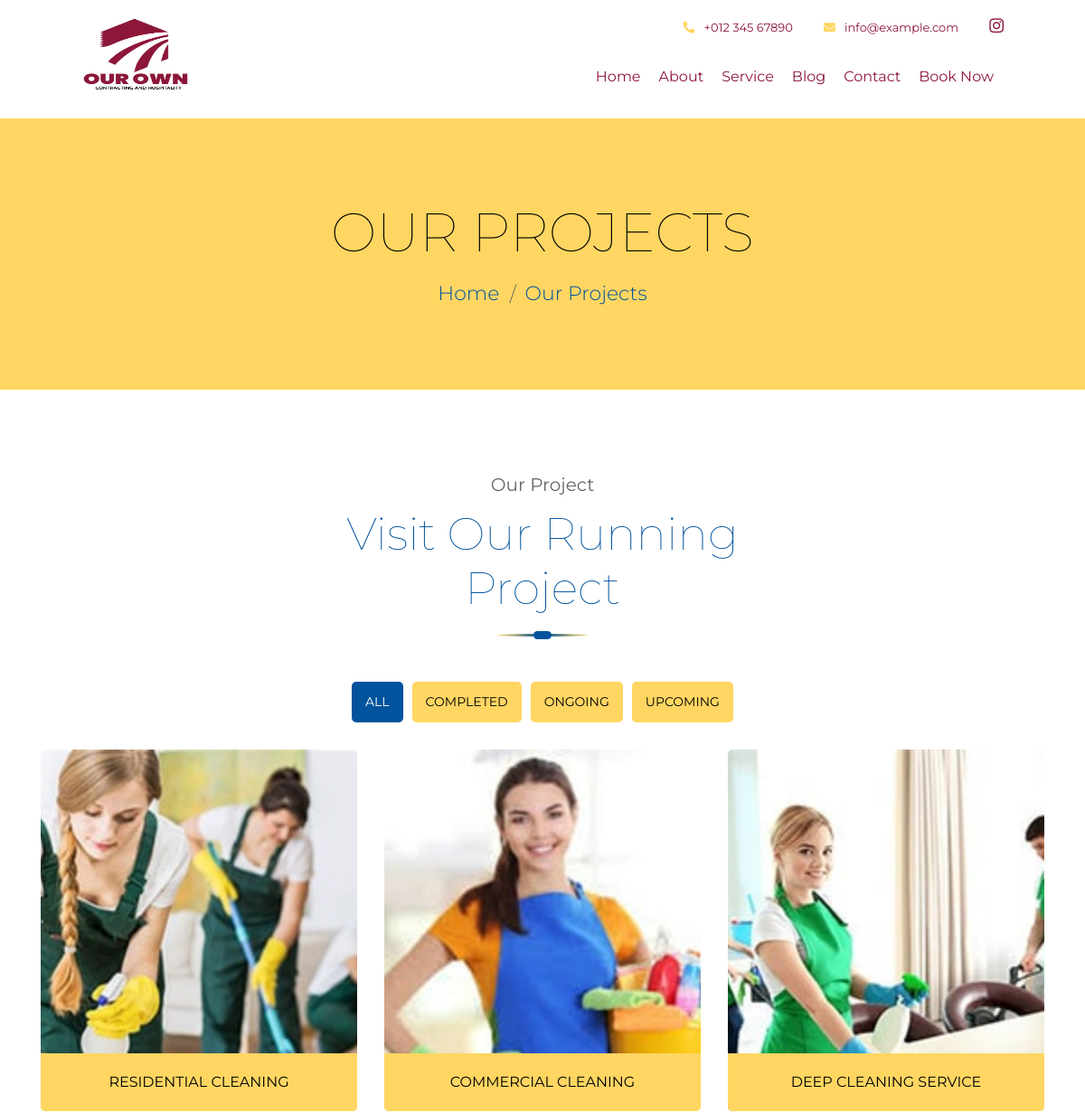
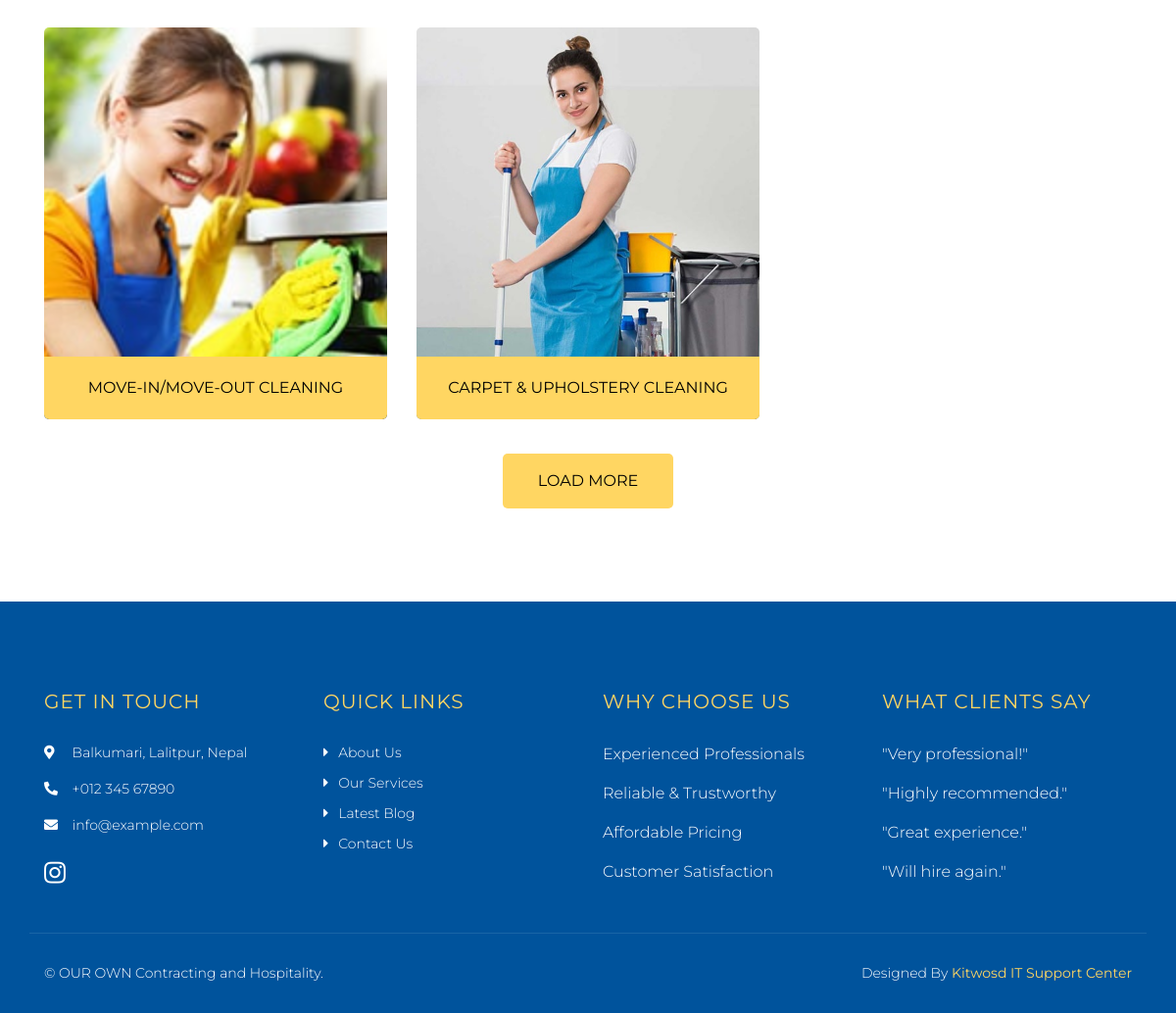
/projects/, run on the app's committed database (2 pictures, top to bottom).
### core/models.py (models this page shows, shortened)
class OrganizationInfo(models.Model):
    name = models.CharField(max_length=255, default="Our Company")
    logo = models.ImageField(upload_to='organization_logos/', null=True, blank=True)
    address = models.TextField()
    phone1 = models.CharField("Phone 1", max_length=20)
    phone2 = models.CharField("Phone 2", max_length=20, blank=True, null=True)
    email1 = models.EmailField("Email 1")
    email2 = models.EmailField("Email 2", blank=True, null=True)
    facebook = models.URLField(blank=True, null=True)
    twitter = models.URLField(blank=True, null=True)
    instagram = models.URLField(blank=True, null=True)
    linkedin = models.URLField(blank=True, null=True)

class Project(models.Model):
    STATUS_CHOICES = [
        ('completed', 'Completed'),
        ('ongoing', 'Ongoing'),
        ('upcoming', 'Upcoming'),
    ]
    name = models.CharField(max_length=200)
    image = models.ImageField(upload_to='portfolio/')
    status = models.CharField(max_length=10, choices=STATUS_CHOICES)
    detail_url = models.URLField(blank=True)

### core/views.py (the view)
# urls.py: path('projects/', views.projects, name='projects'),
def projects(request):
    projects = Project.objects.all()
    return render(request, 'core/portfolio.html', {'projects': projects})

### core/context_processors.py (called while the page is built)
def organization_info(request):
    org = OrganizationInfo.objects.first()
    return {
        'org': org
    }

### core/templates/core/portfolio.html (shortened to what this page needs)
{% extends "base.html" %}
{% load static %}
{% block content %}
            <div class="page-header">
                <div class="container">
                    <div class="row">
                        <div class="col-12">
                            <h2>Our Projects</h2>
                        </div>
                        <div class="col-12">
                            <a href="">Home</a>
                            <a href="">Our Projects</a>
                        </div>
                    </div>
                </div>
            </div>
<div class="portfolio">
    <div class="container">
        <div class="section-header">
            <p>Our Project</p>
            <h2>Visit Our Running Project</h2>
        </div>
        <div class="row">
            <div class="col-12">
                <ul id="portfolio-flters">
                    <li data-filter="*" class="filter-active">All</li>
                    <li data-filter=".completed">Completed</li>
                    <li data-filter=".ongoing">Ongoing</li>
                    <li data-filter=".upcoming">Upcoming</li>
                </ul>
            </div>
        </div>
        <div class="row portfolio-container">
            {% for project in projects %}
            <div class="col-lg-4 col-md-6 col-sm-12 portfolio-item {{ project.status }}">
                <div class="portfolio-wrap">
                    <figure>
                        <img src="{{ project.image.url }}" alt="Portfolio Image">
                        <a class="portfolio-title" href="#">{{ project.name }}</a>
                    </figure>
                </div>
            </div>
            {% endfor %}
        </div>
        <div class="row">
            <div class="col-12 load-more">
                <a class="btn" href="#">Load More</a>
            </div>
        </div>
    </div>
</div>
{% endblock %}

### core/templates/base.html (shortened to what this page needs)
{% load static %}
<!DOCTYPE html>
<html lang="en">
<head>
    <link href="https://cdn.jsdelivr.net/npm/bootstrap@5.3.2/dist/css/bootstrap.min.css" rel="stylesheet">
    <link href="https://cdn.jsdelivr.net/npm/bootstrap-icons@1.10.5/font/bootstrap-icons.css" rel="stylesheet">
    <link href="https://stackpath.bootstrapcdn.com/bootstrap/4.4.1/css/bootstrap.min.css" rel="stylesheet">
    <link href="https://cdnjs.cloudflare.com/ajax/libs/font-awesome/5.10.0/css/all.min.css" rel="stylesheet">
    <link href="{% static 'lib/owlcarousel/assets/owl.carousel.min.css' %}" rel="stylesheet">
    <link href="{% static 'lib/lightbox/css/lightbox.min.css' %}" rel="stylesheet">
    <link href="{% static 'css/style.css' %}" rel="stylesheet">
</head>
<body>
    <div class="wrapper">
        <div class="header w-100">
            <div class="container-fluid">
                <div class="header-top row align-items-center">
                    <div class="col-lg-3">
                        <div class="brand">
                            <a href="{% url 'home' %}">
                                <img src="{% if org and org.logo %}{{ org.logo.url }}{% else %}{% static 'img/logo.jpg' %}{% endif %}" alt="{{ org.name|default:'OUR OWN Contracting and Hospitality' }}" class="img-fluid">
                            </a>
                        </div>
                    </div>
                    <div class="col-lg-9">
                        <div class="topbar">
                            <div class="topbar-col">
                                {% if org and org.phone1 %}
                                    <a href="tel:{{ org.phone1 }}"><i class="fa fa-phone-alt"></i>{{ org.phone1 }}</a>
                                {% else %}
                                    <a href="tel:+01234567890"><i class="fa fa-phone-alt"></i>+012 345 67890</a>
                                {% endif %}
                            </div>
                            <div class="topbar-col">
                                {% if org and org.email1 %}
                                    <a href="mailto:{{ org.email1 }}"><i class="fa fa-envelope"></i>{{ org.email1 }}</a>
                                {% else %}
                                    <a href="mailto:info@example.com"><i class="fa fa-envelope"></i>info@example.com</a>
                                {% endif %}
                            </div>
                            <div class="topbar-col">
                                <div class="topbar-social">
                                    {% if org and org.instagram %}
                                        <a href="{{ org.instagram }}"><i class="fab fa-instagram"></i></a>
                                    {% endif %}
                                </div>
                            </div>
                        </div>
                        <div class="navbar navbar-expand-lg bg-light navbar-light">
                            <div class="collapse navbar-collapse justify-content-between" id="navbarCollapse">
                                <div class="navbar-nav ml-auto">
                                    <a href="{% url 'home' %}" class="nav-item nav-link">Home</a>
                                    <a href="{% url 'about' %}" class="nav-item nav-link">About</a>
                                    <a href="{% url 'services' %}" class="nav-item nav-link">Service</a>
                                    <a href="{% url 'blog' %}" class="nav-item nav-link">Blog</a>
                                    <a href="{% url 'contact' %}" class="nav-item nav-link">Contact</a>
                                    <a href="{% url 'book_now' %}" class="nav-item nav-link">Book Now</a>
                                </div>
                            </div>
                        </div>
                    </div>
                </div>
            </div>
        </div>
        {% block content %}{% endblock %}
        <div class="footer">
            <div class="container">
                <div class="row">
                    <div class="col-md-6 col-lg-3">
                        <div class="footer-contact">
                            <h2>Get In Touch</h2>
                            <p><i class="fa fa-map-marker-alt"></i> {{ org.address|default:"123 Street, New York, USA" }}</p>
                            <p><i class="fa fa-phone-alt"></i> {{ org.phone1|default:"+012 345 67890" }}</p>
                            <p><i class="fa fa-envelope"></i> {{ org.email1|default:"info@example.com" }}</p>
                            <div class="footer-social">
                                {% if org and org.instagram %}
                                    <a href="{{ org.instagram }}"><i class="fab fa-instagram"></i></a>
                                {% endif %}
                            </div>
                        </div>
                    </div>
                    <div class="col-md-6 col-lg-3">
                        <div class="footer-link">
                            <h2>Quick Links</h2>
                            <a href="{% url 'about' %}">About Us</a>
                            <a href="{% url 'services' %}">Our Services</a>
                            <a href="{% url 'blog' %}">Latest Blog</a>
                            <a href="{% url 'contact' %}">Contact Us</a>
                        </div>
                    </div>
                    <div class="col-md-6 col-lg-3">
                        <div class="footer-link">
                            <h2>Why Choose Us</h2>
                            <p>Experienced Professionals</p>
                            <p>Reliable &amp; Trustworthy</p>
                            <p>Affordable Pricing</p>
                            <p>Customer Satisfaction</p>
                        </div>
                    </div>
                    <div class="col-md-6 col-lg-3">
                        <div class="footer-link">
                            <h2>What Clients Say</h2>
                            <p>"Very professional!"</p>
                            <p>"Highly recommended."</p>
                            <p>"Great experience."</p>
                            <p>"Will hire again."</p>
                        </div>
                    </div>
                </div>
            </div>
            <div class="container copyright">
                <div class="row">
                    <div class="col-md-6">
                        <p>&copy; {{ org.name|default:"OUR OWN Contracting and Hospitality" }}.</p>
                    </div>
                    <div class="col-md-6">
                        <p>Designed By <a href="https://www.kitwosd.com/">Kitwosd IT Support Center</a></p>
                    </div>
                </div>
            </div>
        </div>
    </div>
</body>
</html>

### data on the page
OrganizationInfo: logo (picture), phone1 "+012 345 67890", email1 "info@example.com", address "Balkumari, Lalitpur, Nepal", name "OUR OWN Contracting and Hospitality"
Project: image (picture), name "RESIDENTIAL CLEANING"
Project: image (picture), name "COMMERCIAL CLEANING"
Project: image (picture), name "DEEP CLEANING SERVICE"
Project: image (picture), name "MOVE-IN/MOVE-OUT CLEANING"
Project: image (picture), name "CARPET & UPHOLSTERY CLEANING"
